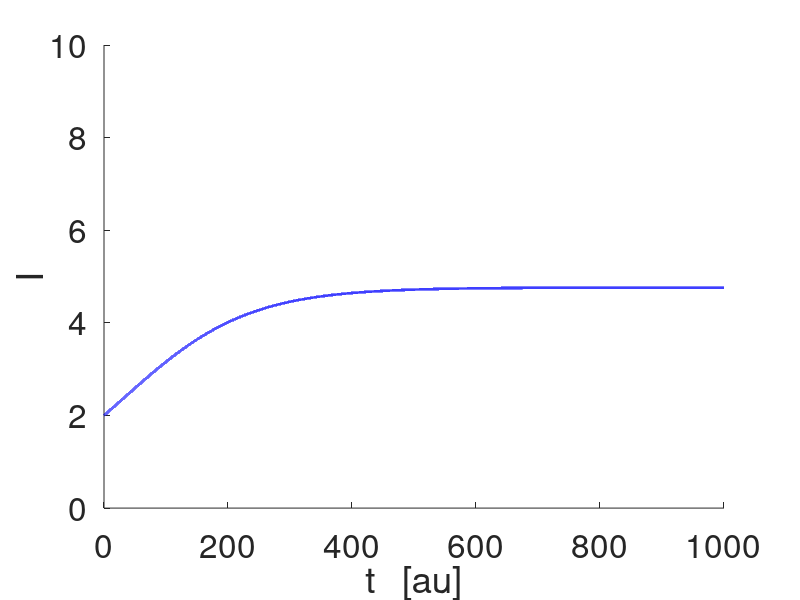
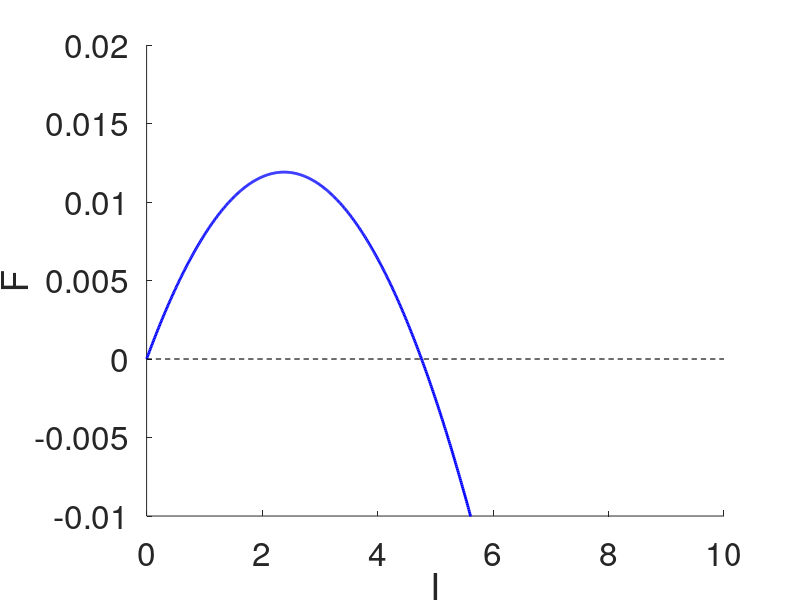

MATLAB code for these plots, in order:
% 2022-01-24

% Population increase: 1D quadratic dynamics - Logistic equation

clearvars;
close all;

% Parameters


a = 0.21;
c = 0.2;
N = 100;

% Time definitions

Tmax = 1000;
dt = 0.01;
t = 0:dt:Tmax;

% Numerical Simulations

I = zeros(1,length(t));

I(1) = 2;

for j=1:length(t)-1
    k1i = (a-c)*I(j)-a*I(j)^2/N;
    ai = I(j)+k1i*dt;
    k2i = (a-c)*ai-a*ai^2/N;
    I(j+1) = I(j)+(k1i+k2i)*dt/2;
end

figure
hold on
plot(t,I,'-b','linewidth',2);
axis([0 Tmax 0 10]);
set(gca,'fontsize',24);
xlabel('t   [au]');
ylabel('I');

xi = 0:0.01:10;
F = (a-c)*xi-a*xi.^2/N;

figure
hold on
plot(xi,F,'-b','linewidth',2);
plot(xi,zeros(1,length(xi)),'--k','linewidth',1);
axis([0 10 -0.01 0.02]);
set(gca,'fontsize',24);
xlabel('I');
ylabel('F');

